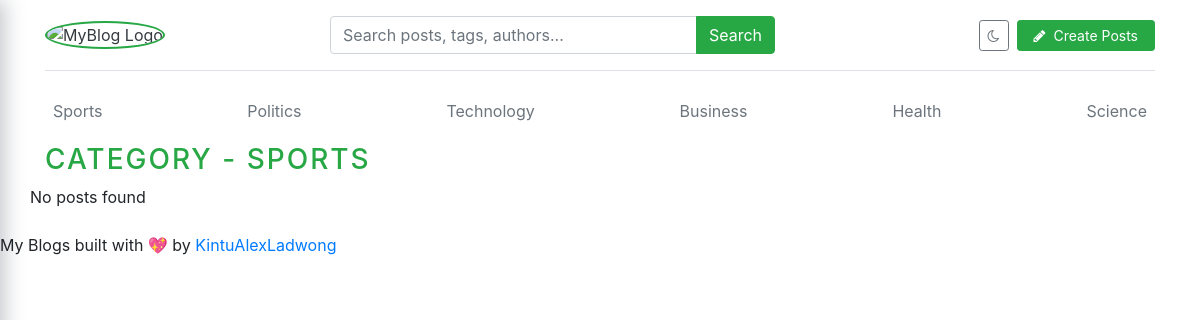
Page /category/1/ on the committed database.
### blogs/models.py (models this page shows)
class Category(models.Model):
    category_name = models.CharField(max_length=50, unique=True)
    created_at = models.DateTimeField(auto_now_add=True)
    updated_at = models.DateTimeField(auto_now=True)
    class Meta:
        verbose_name_plural = 'categories'
    def __str__(self):
        return self.category_name

### blogs/views.py (the view)
# urls.py: path('<int:category_id>/', views.posts_by_category, name='posts_by_category')
def posts_by_category(request, category_id):
    posts = Blog.objects.filter(status='Published', category=category_id)
    category = get_object_or_404(Category, pk=category_id)
    context = {
        'posts': posts,
        'category': category,
    }
    return render(request, 'posts_by_category.html', context)

### blogs/context_processors.py (called while the page is built)
def get_categories(request):
    categories = Category.objects.all()
    return dict(categories=categories)

def get_social_links(request):
    social_links = SocialLink.objects.all()
    return dict(social_links=social_links)

### templates/posts_by_category.html
{% extends 'base.html' %}
{% block content %}
  <h3 class="text-uppercase text-success" style="letter-spacing: 2px;">Category - {{ category }}</h3>
  <div class="row mb-2">
    {% if posts %}
    {% for post in posts %}
    <div class="col-md-6">
      <div class="card border-0" >
        <div class="card-body">
          <h3><a href="{% url 'blogs' post.slug  %}" class="text-dark">{{ post.title }}</a></h3>
          <small class="mb-1 text-muted">{{ post.created_at | timesince }} ago | {{ post.author }}</small>
          <p class="card-text">{{ post.short_description | truncatewords:25 }}</p>
        </div>
      </div>
    </div>
    {% endfor %}
    {% else %}
    <p>No posts found</p>
    {% endif %}
  </div>
</div>
{% endblock %}

### templates/base.html (shortened to what this page needs)
{% load static %}
<!DOCTYPE html>
<html lang="en">
<head>
    <link href="https://getbootstrap.com/docs/4.0/dist/css/bootstrap.min.css" rel="stylesheet">
    <link href="{% static 'css/blog.css' %}" rel="stylesheet">
    <link rel="stylesheet" href="https://cdnjs.cloudflare.com/ajax/libs/font-awesome/4.7.0/css/font-awesome.min.css">
</head>
<body>
  <div class="container">
    <header class="blog-header py-3 mb-3 border-bottom shadow-sm">
      <div class="row align-items-center">
        <div class="col-6 col-md-3 d-flex align-items-center">
          <a class="blog-header-logo text-dark" href="/">
            <img
              class="img-fluid"
              src="{% static 'images/myBlogo.png' %}"
              alt="MyBlog Logo"
              width="50"
              height="50"
              style="border-radius: 50%; border: 2.5px solid #28a745; object-fit: cover; margin-right: .4rem;"
            >
          </a>
        </div>
        <div class="col-12 col-md-5 order-3 order-md-2 mt-3 mt-md-0">
          <form action="{% url 'search' %}" method="GET">
            <div class="input-group">
              <input class="form-control" type="text" name="keyword" value="{{ keyword }}"
                     placeholder="Search posts, tags, authors..." aria-label="Search">
              <div class="input-group-append">
                <button type="submit" class="btn btn-success">
                  <span class="d-none d-md-inline">Search</span>
                </button>
              </div>
            </div>
          </form>
        </div>
        <div class="col-6 col-md-4 d-flex justify-content-end align-items-center order-2 order-md-3">
          <button class="btn btn-outline-secondary btn-sm mr-2 rounded-pill" id="themeToggle" type="button">
            <i class="fa fa-moon-o theme-icon-dark"></i>
          </button>
          {% if not user.is_authenticated %}
            <a class="btn btn-success btn-sm rounded-pill px-3 header-cta-btn" href="{% url 'login' %}">
              <i class="fa fa-pencil mr-1"></i>
              <span class="d-none d-sm-inline">Create Posts</span>
            </a>
          {% endif %}
        </div>
      </div>
    </header>
    <div class="nav-scroller py-1 mb-2">
      <nav class="nav d-flex justify-content-between">
        {% for cat in categories %}
          <a class="p-2 text-muted" href="{% url 'posts_by_category' cat.id %}">{{ cat.category_name }}</a>
        {% endfor %}
      </nav>
    </div>
    {% block content %}
    {% endblock %}
    <footer class="blog-footer">
      <p>
        My Blogs built with 💖 by
        <a href="https://ladwongdevelopers.dev/playground" target="_blank">KintuAlexLadwong</a>
      </p>
    </footer>
</body>
</html>

### blog_main/static/css/blog.css (style rules this page uses)
.theme-icon-dark, .theme-icon-light { transition: opacity 0.2s ease; }

### rows in the picture
Category: category_name "Sports", category_name "SPORTS"
Category: category_name "Politics"
Category: category_name "Technology"
Category: category_name "Business"
Category: category_name "Health"
Category: category_name "Science"
